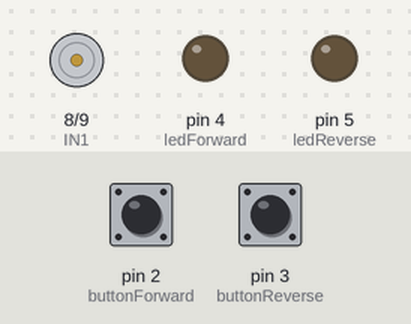
This sketch was run on a simulated Arduino Uno, built with avr-gcc and run on an emulated ATmega328P. On the bench: motor-driver pin pairs drawn as motors (green arrow = first pin HIGH = forward, orange = second pin HIGH = backward, longer = more drive, scaled by the enable pin), output pins drawn as LEDs (lit = HIGH). The inputs (shaded band) are chosen by the test bench; at power-on: pin 2 (buttonForward) LOW, pin 3 (buttonReverse) LOW.

Above: at 1.2 s.
1.3 s: pin 2 (buttonForward) pulled HIGH for 0.15 s
At 1.6 s:
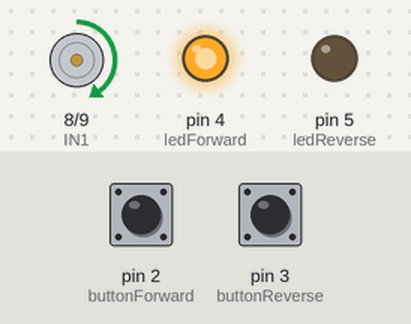
2.9 s: pin 3 (buttonReverse) pulled HIGH for 0.15 s
At 4.1 s:
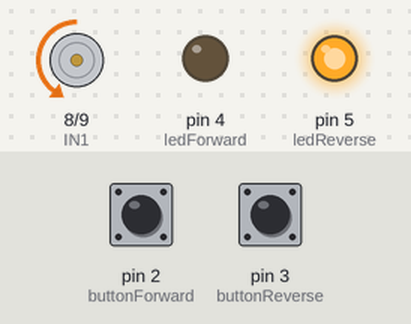
4.5 s: pin 3 (buttonReverse) pulled HIGH for 1 s
At 5.3 s:
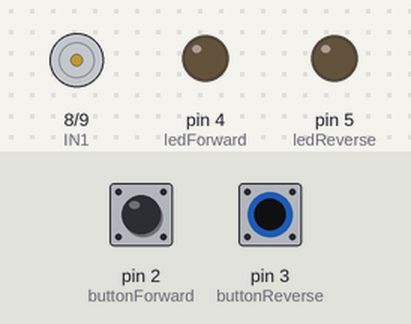
7.0 s: pin 3 (buttonReverse) pulled HIGH for 3.2 s
At 8.4 s:
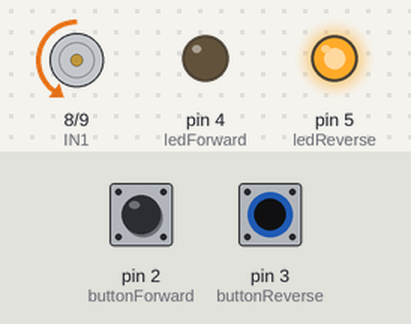
11.7 s: pin 2 (buttonForward) pulled HIGH for 1 s
At 13.2 s:
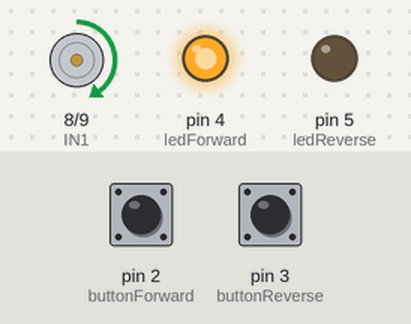
Timing chart, 0 to 14.7 s (numbered marks = the images above; inputs shaded):
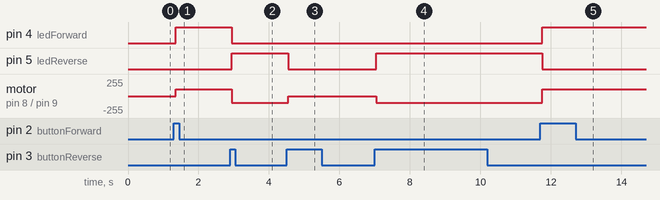

Measured:
- after the input at 1.3 s, pin 4 (ledForward): LOW → HIGH after 0.05 s; motor on pin 8 (IN1) / pin 9 (IN2): stopped → forward 100/255 after 0.05 s
- after the input at 2.9 s, pin 4 (ledForward): HIGH → LOW after 0.05 s; pin 5 (ledReverse): LOW → HIGH after 0.05 s; motor on pin 8 (IN1) / pin 9 (IN2): forward 100/255 → backward 100/255 after 0.05 s
- after the input at 4.5 s, pin 5 (ledReverse): HIGH → LOW after 0.05 s; motor on pin 8 (IN1) / pin 9 (IN2): backward 100/255 → stopped after 0.05 s
- after the input at 7.0 s, pin 5 (ledReverse): LOW → HIGH after 0.05 s; motor on pin 8 (IN1) / pin 9 (IN2): stopped → backward 100/255 after 0.05 s
- after the input at 11.7 s, pin 4 (ledForward): LOW → HIGH after 0.05 s; pin 5 (ledReverse): HIGH → LOW after 0.05 s; motor on pin 8 (IN1) / pin 9 (IN2): backward 100/255 → forward 100/255 after 0.05 s

The sketch:

_Hbridge_motor_control.ino.ino
```cpp
const int buttonForward = 2;
const int buttonReverse = 3;
const int ENA = 10;
const int IN1 = 8;
const int IN2 = 9;
const int ledForward = 4;
const int ledReverse = 5;

int motorSpeed = 100;
int motorStatus = 0; // 0=Stop, 1=Forward, 2=Reverse

void setup() {
  pinMode(buttonForward, INPUT);
  pinMode(buttonReverse, INPUT);
  pinMode(ENA, OUTPUT);
  pinMode(IN1, OUTPUT);
  pinMode(IN2, OUTPUT);
  pinMode(ledForward, OUTPUT);
  pinMode(ledReverse, OUTPUT);
  stopMotor();
}

void loop() {
  // --- Forward Button Logic ---
  if (digitalRead(buttonForward) == HIGH) {
    delay(50); // Small debounce
    if (motorStatus == 1) {
      stopMotor();
    } else {
      moveForward();
    }
    while(digitalRead(buttonForward) == HIGH);
    delay(50);
  }

  // --- Reverse Button Logic ---
  if (digitalRead(buttonReverse) == HIGH) {
    delay(50);
    if (motorStatus == 2) {
      stopMotor();
    } else {
      moveReverse();
    }
    while(digitalRead(buttonReverse) == HIGH);
    delay(50);
  }
}

void moveForward() {
  digitalWrite(IN1, HIGH);
  digitalWrite(IN2, LOW);
  analogWrite(ENA, motorSpeed);
  digitalWrite(ledForward, HIGH);
  digitalWrite(ledReverse, LOW);
  motorStatus = 1;
}

void moveReverse() {
  digitalWrite(IN1, LOW);
  digitalWrite(IN2, HIGH);
  analogWrite(ENA, motorSpeed);
  digitalWrite(ledForward, LOW);
  digitalWrite(ledReverse, HIGH);
  motorStatus = 2;
}

void stopMotor() {
  digitalWrite(IN1, LOW);
  digitalWrite(IN2, LOW);
  analogWrite(ENA, 0);
  digitalWrite(ledForward, LOW);
  digitalWrite(ledReverse, LOW);
  motorStatus = 0;
}
```
